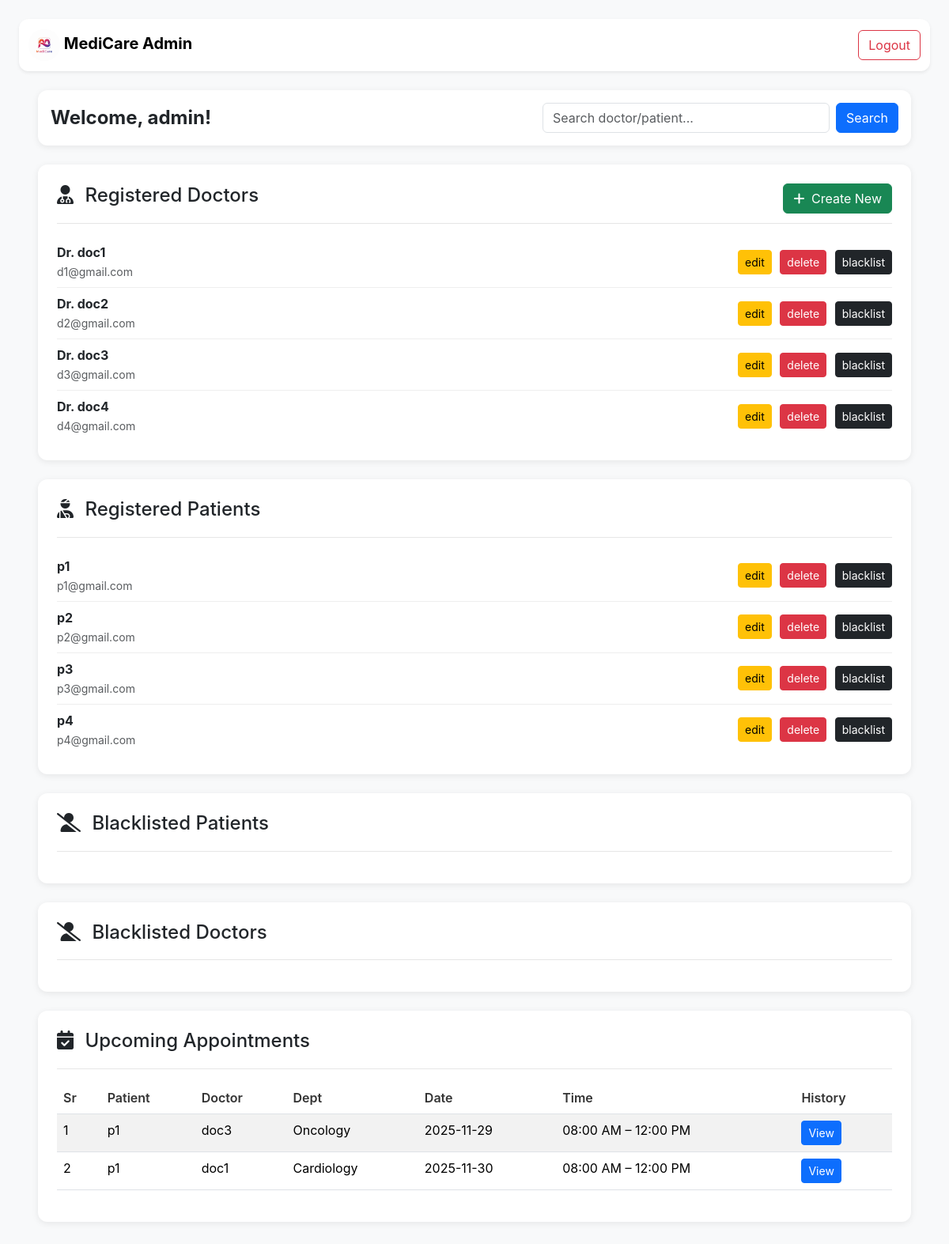
/admin, run on an earlier commit of the app's database.
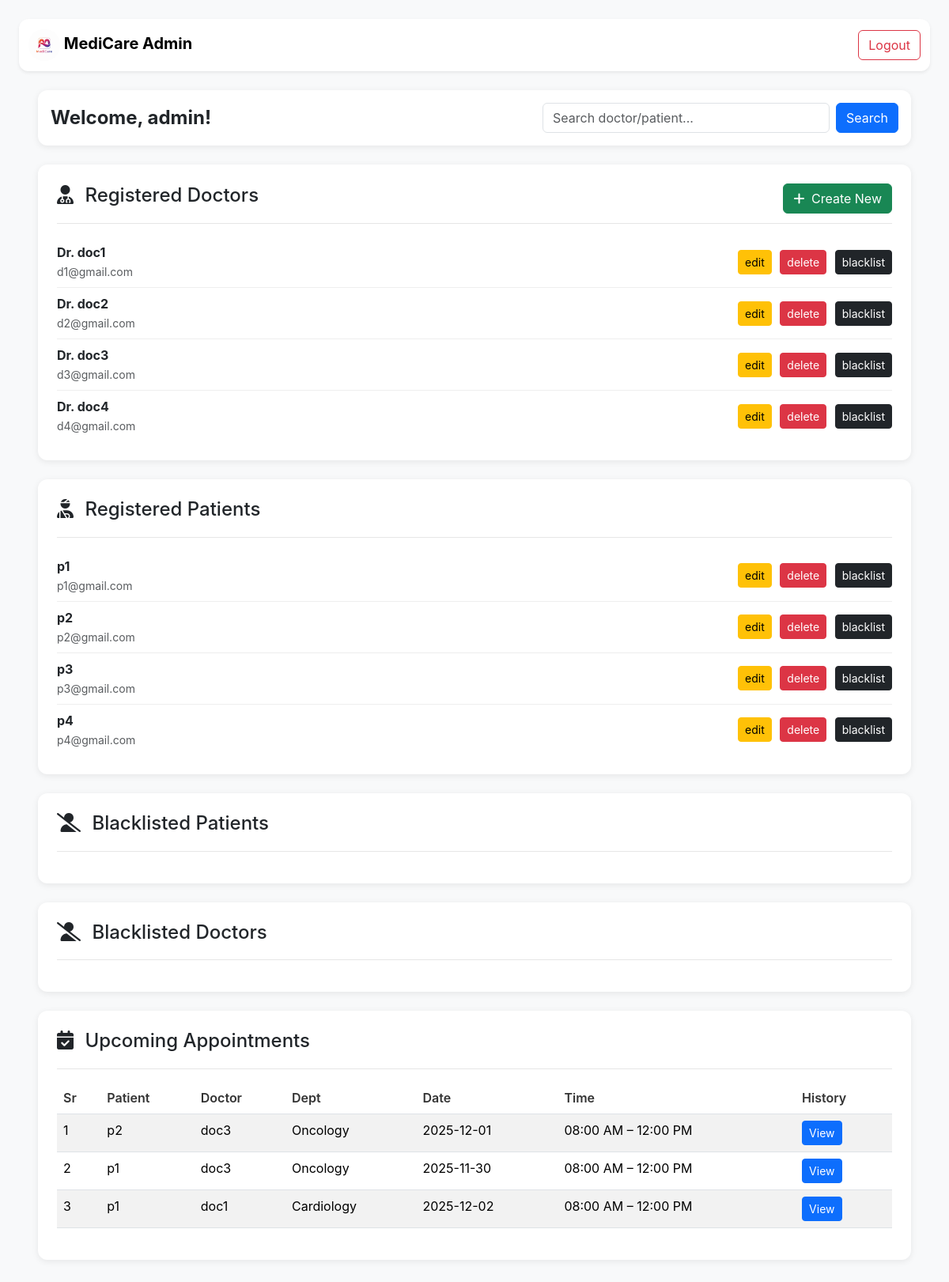
And on a later commit of the database.
### application/models.py (models this page shows)
class User(db.Model):
    __tablename__ = 'user'
    id = db.Column(db.Integer(),primary_key = True)
    blocked = db.Column(db.Boolean(), default=False, nullable=False)
    username = db.Column(db.String(), unique=True, nullable=False)
    password = db.Column(db.String(), nullable=False)
    type = db.Column(db.String(), default="patient", nullable=False)
    patient = db.relationship('Patient', backref='user', cascade="all, delete-orphan")
    doctor = db.relationship('Doctor', backref='user', cascade="all, delete-orphan")

class Doctor(db.Model):
    __tablename__ = 'doctor'
    id = db.Column(db.Integer(),primary_key = True)
    doctor_name = db.Column(db.String(), nullable=False)
    password = db.Column(db.String(), nullable=False)
    email = db.Column(db.String(), nullable=False)
    department_id = db.Column(db.Integer(), db.ForeignKey('department.id'), nullable=False)
    user_id = db.Column(db.Integer(), db.ForeignKey('user.id', ondelete="CASCADE"), nullable=False)
    type = db.Column(db.String(), nullable=False)
    experience = db.Column(db.Integer(), nullable=False)
    appointment = db.relationship('Appointment', backref='doctor')
    availability = db.relationship('Availability', backref='doctor', cascade="all, delete-orphan")

class Patient(db.Model):
    __tablename__ = 'patient'
    id = db.Column(db.Integer(),primary_key = True)
    blocked = db.Column(db.Boolean(), default=False, nullable=False)
    user_id = db.Column(db.Integer(), db.ForeignKey('user.id', ondelete="CASCADE"), nullable=False)
    name = db.Column(db.String(), nullable=False)
    age = db.Column(db.Integer(), nullable=False)
    gender = db.Column(db.String(), nullable=False)
    phone = db.Column(db.String(), nullable=False)
    email = db.Column(db.String(), nullable=False)
    appointment = db.relationship('Appointment', backref='patient')

class Appointment(db.Model):
    __tablename__ = 'appointment'
    id = db.Column(db.Integer(),primary_key = True)
    patient_id = db.Column(db.Integer(), db.ForeignKey('patient.id', ondelete="CASCADE"), nullable=True)
    doctor_id = db.Column(db.Integer(), db.ForeignKey('doctor.id', ondelete="CASCADE"), nullable=True)
    date = db.Column(db.String(), nullable=False)
    time = db.Column(db.String(), nullable=False)
    visit_type = db.Column(db.String(), default="In-person", nullable=False)
    status = db.Column(db.String(), default="Upcoming")

class Department(db.Model):
    __tablename__ = 'department'
    id = db.Column(db.Integer(),primary_key = True)
    name = db.Column(db.String())
    description = db.Column(db.String())
    doctor = db.relationship('Doctor', backref='department')

### application/controllers.py (the view, shortened to what this page needs)
@app.route("/admin")
def admin_dash():
    q = request.args.get("q", "").strip()
    if q == "":
        doctors = Doctor.query.join(User).filter(User.blocked == False).all()
        blacklisted_doctors = Doctor.query.join(User).filter(User.blocked == True).all()
        patients = Patient.query.filter_by(blocked=False).all()
        blacklisted_patients = Patient.query.filter_by(blocked=True).all()
        upcoming = Appointment.query.join(Patient).join(Doctor).filter(Appointment.status == "Upcoming").all()
    this_user = User.query.filter_by(type="admin").first()
    return render_template("admin_dash.html",
        this_user=this_user,
        doctors=doctors,
        patients=patients,
        q=q,
        blacklisted_patients=blacklisted_patients,
        blacklisted_doctors=blacklisted_doctors,
        upcoming=upcoming)

### templates/admin_dash.html (shortened to what this page needs)
<!DOCTYPE html>
<html lang="en">
<head>
    <link href="https://cdn.jsdelivr.net/npm/bootstrap@5.3.2/dist/css/bootstrap.min.css" rel="stylesheet">
</head>
<body class="p-4">
    <nav class="navbar navbar-expand-lg navbar-light bg-white shadow-sm mb-4" style="border-radius: 0.75rem;">
        <div class="container-fluid">
            <a class="navbar-brand fw-bold" href="/">
                <img src="../static/logo2.png" style="height: 40px; border-radius: 50%;">
                MediCare Admin
            </a>
            <div class="collapse navbar-collapse" id="adminNav">
                <ul class="navbar-nav ms-auto">
                    <li class="nav-item">
                        <a href="/logout" class="btn btn-outline-danger">Logout</a>
                    </li>
                </ul>
            </div>
        </div>
    </nav>
    <main class="container-fluid px-4">
        <div class="card p-3 mb-4">
            <div class="d-flex justify-content-between align-items-center">
                <h4 class="fw-bold mb-0">Welcome, {{this_user.username}}!</h4>
                <form class="d-flex align-items-center gap-2" method="get" action="/admin"
                    style="max-width: 450px; width: 100%;">
                    <div class="position-relative w-100">
                        <input name="q" id="searchInput" class="form-control" type="text"
                            placeholder="Search doctor/patient..." value="{{ q }}" style="padding-right: 35px;">
                    </div>
                    <button class="btn btn-primary" type="submit">Search</button>
                </form>
            </div>
        </div>
        <div class="card p-4 mb-4">
            <div class="section-header">
                <h4><i class="fa-solid fa-user-doctor me-2"></i> Registered Doctors</h4>
                <a href="/add_doctor" class="btn btn-success"><i class="fa-solid fa-plus me-1"></i> Create New</a>
            </div>
            <ul class="list-group list-group-flush mt-3">
                {% for d in doctors %}
                <li class="list-group-item d-flex justify-content-between align-items-center">
                    <div>
                        <strong>Dr. {{ d.doctor_name }}</strong><br>
                        <small class="text-muted">{{ d.email }}</small>
                    </div>
                    <div class="admin-buttons">
                        <a href="/edit_doctor/{{ d.id }}" class="btn btn-warning btn-sm">edit</a>
                        <a href="/delete_doctor/{{ d.id }}" class="btn btn-danger btn-sm">delete</a>
                        <a href="/blacklist_doctor/{{ d.id }}" class="btn btn-dark btn-sm">blacklist</a>
                    </div>
                </li>
                {% endfor %}
            </ul>
        </div>
        <div class="card p-4 mb-4">
            <div class="section-header">
                <h4><i class="fa-solid fa-user-injured me-2"></i> Registered Patients</h4>
            </div>
            <ul class="list-group list-group-flush mt-3">
                {% for p in patients %}
                <li class="list-group-item d-flex justify-content-between align-items-center">
                    <div>
                        <strong>{{ p.name }}</strong><br>
                        <small class="text-muted">{{ p.email }}</small>
                    </div>
                    <div class="admin-buttons">
                        <a href="/edit_patient/{{ p.id }}" class="btn btn-warning btn-sm">edit</a>
                        <a href="/delete_patient/{{ p.id }}" class="btn btn-danger btn-sm">delete</a>
                        <a href="/blacklist_patient/{{ p.id }}" class="btn btn-dark btn-sm">blacklist</a>
                    </div>
                </li>
                {% endfor %}
            </ul>
        </div>
        <div class="card p-4 mb-4">
            <div class="section-header">
                <h4><i class="fa-solid fa-user-slash me-2"></i> Blacklisted Patients</h4>
            </div>
        </div>
        <div class="card p-4 mb-4">
            <div class="section-header">
                <h4><i class="fa-solid fa-user-slash me-2"></i> Blacklisted Doctors</h4>
            </div>
        </div>
        <div class="card p-4 mb-4">
            <div class="section-header">
                <h4><i class="fa-solid fa-calendar-check me-2"></i> Upcoming Appointments</h4>
            </div>
            <div class="table-responsive mt-3">
                <table class="table table-striped">
                    <thead>
                        <tr>
                            <th>Sr</th>
                            <th>Patient</th>
                            <th>Doctor</th>
                            <th>Dept</th>
                            <th>Date</th>
                            <th>Time</th>
                            <th>History</th>
                        </tr>
                    </thead>
                    <tbody>
                        {% for a in upcoming %}
                        <tr>
                            <td>{{ loop.index }}</td>
                            <td>{{ a.patient.name }}</td>
                            <td>{{ a.doctor.doctor_name }}</td>
                            <td>{{ a.doctor.department.name }}</td>
                            <td>{{ a.date }}</td>
                            <td>
                                {% if a.time == "morning" %}
                                08:00 AM – 12:00 PM
                                {% else %}
                                04:00 PM – 09:00 PM
                                {% endif %}
                            </td>
                            <td>
                                <a href="/patient_history?id={{ a.patient_id }}" class="btn btn-primary btn-sm">View</a>
                            </td>
                        </tr>
                        {% endfor %}
                    </tbody>
                </table>
            </div>
        </div>
    </main>
</body>
</html>

### templates/admin_dash.html (style rules this page uses)
body { font-family: 'Inter', sans-serif; background-color: #f8f9fa; }
.card { border: none; border-radius: 0.75rem; box-shadow: 0px 2px 8px rgba(0, 0, 0, 0.08); width: 100% !important; }
.section-header { display: flex; justify-content: space-between; align-items: center; padding-bottom: 12px; border-bottom: 1px solid #e6e6e6; }
.list-group-item { border: none !important; padding-left: 0 !important; padding-right: 0 !important; }
.list-group-item+.list-group-item { border-top: 1px solid #eee !important; }
.admin-buttons .btn { margin-left: 6px; }
.table thead { background: #f1f3f5; }
.table th { font-weight: 600; color: #333; }

What changed in the data, as far as the page shows it:
removed Appointment: patient.name "p1", doctor.doctor_name "doc3", doctor.department.name "Oncology", date "2025-11-29", time "08:00 AM – 12:00 PM"
removed Appointment: patient.name "p1", doctor.doctor_name "doc1", doctor.department.name "Cardiology", date "2025-11-30", time "08:00 AM – 12:00 PM"
added Appointment: patient.name "p2", doctor.doctor_name "doc3", doctor.department.name "Oncology", date "2025-12-01", time "08:00 AM – 12:00 PM"
added Appointment: patient.name "p1", doctor.doctor_name "doc3", doctor.department.name "Oncology", date "2025-11-30", time "08:00 AM – 12:00 PM"
added Appointment: patient.name "p1", doctor.doctor_name "doc1", doctor.department.name "Cardiology", date "2025-12-02", time "08:00 AM – 12:00 PM"
